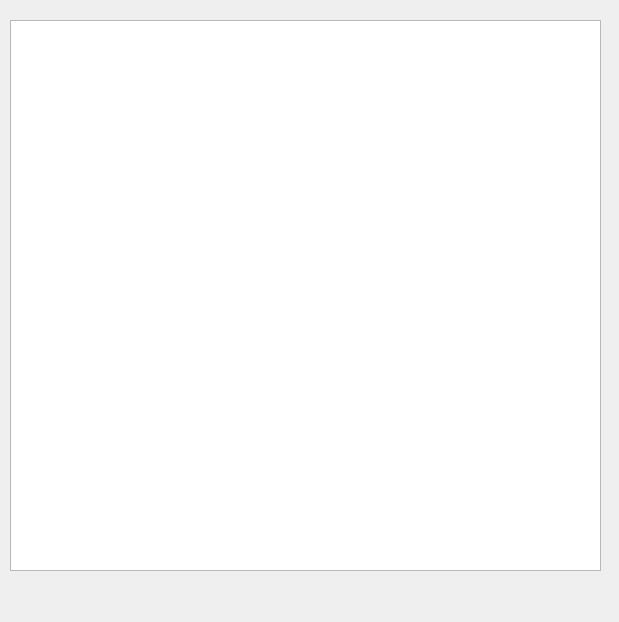
<?xml version="1.0" encoding="UTF-8"?>
<ui version="4.0">
 <class>Form</class>
 <widget class="QWidget" name="Form">
  <property name="geometry">
   <rect>
    <x>0</x>
    <y>0</y>
    <width>619</width>
    <height>622</height>
   </rect>
  </property>
  <property name="windowTitle">
   <string>Form</string>
  </property>
  <widget class="QTableView" name="tableView">
   <property name="geometry">
    <rect>
     <x>10</x>
     <y>20</y>
     <width>591</width>
     <height>551</height>
    </rect>
   </property>
  </widget>
 </widget>
 <resources/>
 <connections/>
</ui>
